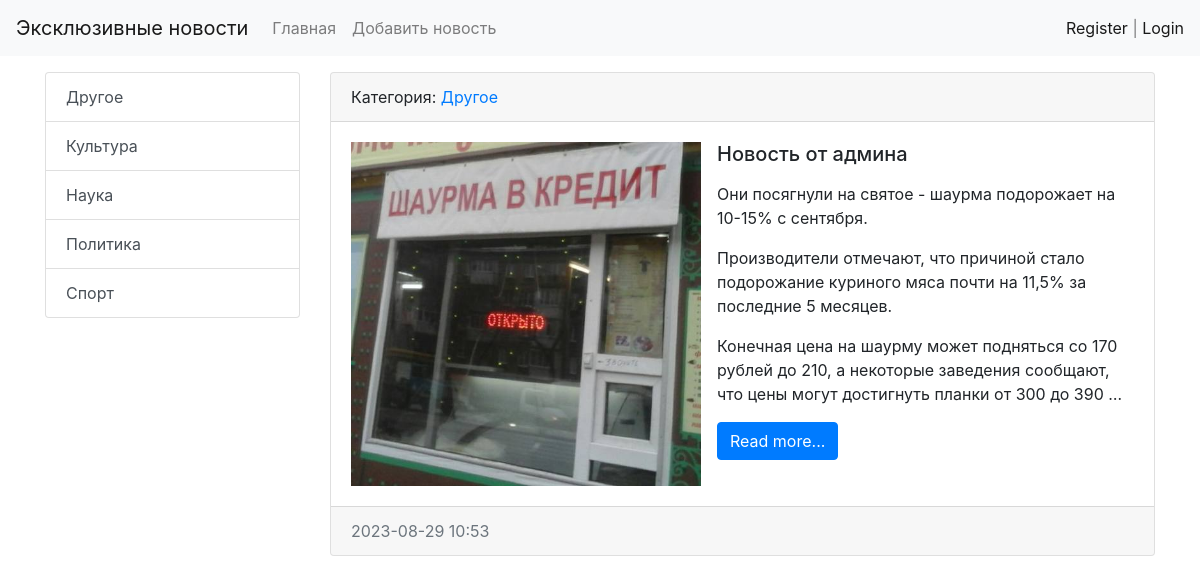
The page /category/5/ on the database its author committed.
### news/models.py (models this page shows, shortened)
class Category(models.Model):
    title = models.CharField(max_length=150, db_index=True, verbose_name='Наименование категории')
    def __str__(self):
        return self.title
    class Meta:
        verbose_name = 'Категория'
        verbose_name_plural = 'Категории'
        ordering = ['title']

class News(models.Model):
    title = models.CharField(max_length=150, verbose_name='Наименование')
    content = models.TextField(blank=True, verbose_name='Контент')
    created_at = models.DateTimeField(auto_now=True, verbose_name='Дата публикации')
    updated_at = models.DateTimeField(auto_now=True, verbose_name='Обновлено')
    photo = models.ImageField(upload_to='photos', verbose_name='Фото', blank=True)
    is_published = models.BooleanField(default=True, verbose_name='Опубликовано')
    category = models.ForeignKey('Category', on_delete=models.PROTECT, null=True, verbose_name='Категория')
    def get_absolute_url(self):
        return reverse('view_news', kwargs={"news_id": self.pk})
    class Meta:
        verbose_name = 'новость'
        verbose_name_plural = 'новости'
        ordering = ['-created_at']

### news/views.py (the view)
# urls.py: path('category/<int:category_id>/', NewsByCategory.as_view(), name='category'),
class NewsByCategory(ListView):
    model = News
    template_name = 'news/home_news_list.html'
    context_object_name = 'news'
    allow_empty = False
    paginate_by = 2
    def get_context_data(self, *, object_list=None, **kwargs):
        context = super().get_context_data(**kwargs)
        context['title'] = Category.objects.get(pk=self.kwargs['category_id'])
        return context
    def get_queryset(self):
        return News.objects.filter(category_id=self.kwargs['category_id'], is_published=True)

### news/templatetags/news_tags.py (called while the page is built)
@register.simple_tag
def get_categories():
    return Category.objects.all()

### news/templates/news/home_news_list.html (shortened to what this page needs)
{% extends 'base.html' %}
{% block sitebar %}
{% include 'inc/_sidebar.html' %}
{% endblock  %}
{% block content %}
{% for item in news %}
<div class="card mb-3">
    <div class="card-header">
    Категория: <a href="{% url 'category' item.category.pk %}">{{ item.category }}</a>
    </div>
    <div class="card-body">
      <div class="media">
        {% if item.photo %}
          <img src="{{ item.photo.url }}" alt="", width="350", class="mr-3">
        {% else %}
          {% comment %} Здесь можно оставить ссылку на изображение по умолчанию через <img src=""> {% endcomment %}
        {% endif %}
        <div class="media-body">
          <h5 class="card-title">{{ item.title }}</h5>
          <p class="card-text">{{ item.content|safe|linebreaks|truncatewords:50 }}</p>
          <a href="{{item.get_absolute_url}}" class="btn btn-primary">Read more...</a>
        </div>
      </div>
    </div>
    <div class="card-footer text-muted">
        {{ item.created_at|date:"Y-m-d H:i" }}
    </div>
</div>
{% endfor %}
{% endblock  %}

### templates/inc/_sidebar.html
{% load news_tags %}
<div class="list-group">
    {% get_categories as categories %}
    {% for item in categories %}
    <a href="{% url 'category' item.pk %}" class="list-group-item list-group-item-action">{{ item.title }}</a>
    {% endfor %}
</div>

### rows shown on the page
Category: title "Другое"
Category: title "Культура"
Category: title "Наука"
Category: title "Политика"
Category: title "Спорт"
News: category "Другое", photo (picture), title "Новость от админа", content "Они посягнули на святое - шаурма подорожает на 10-15% с сентября. Производители отмечают, что причиной стало подорожание куриного мяса почти на 11,5% за последние 5 месяцев. Конечная цена на шаурму может подняться со 170 рублей до 210, а некоторые заведения сообщают, что цены могут достигнуть планки от 300 до 390 …", created_at "2023-08-29 10:53"
